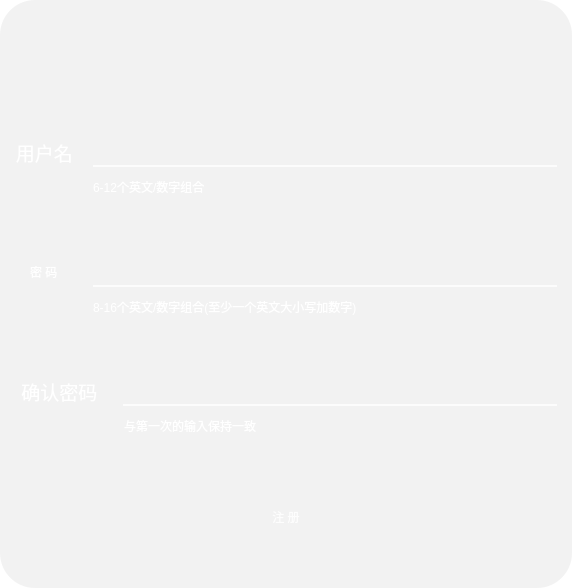
<?xml version="1.0" encoding="UTF-8"?>
<ui version="4.0">
 <class>Dialog</class>
 <widget class="QDialog" name="Dialog">
  <property name="geometry">
   <rect>
    <x>0</x>
    <y>0</y>
    <width>572</width>
    <height>588</height>
   </rect>
  </property>
  <property name="sizePolicy">
   <sizepolicy hsizetype="Preferred" vsizetype="Preferred">
    <horstretch>0</horstretch>
    <verstretch>0</verstretch>
   </sizepolicy>
  </property>
  <property name="minimumSize">
   <size>
    <width>0</width>
    <height>0</height>
   </size>
  </property>
  <property name="windowTitle">
   <string>Dialog</string>
  </property>
  <property name="styleSheet">
   <string notr="true">*{
	background-color: rgb(255, 255, 255);
}
QFrame#frame{
	border-radius:35px;
	border-image: url(:/login/icon/loginbackground.jpg);
}
#frame_2{background: transparent;}
#frame_4{background: transparent;}
#frame_5{background: transparent;}
#frame_6{background: transparent;}
#frame_7{background: transparent;}
#frame_8{background: transparent;}
#frame_3{
	border-radius:35px;
	background-color: rgba(206, 206, 206, 70);
}

QGroupBox#groupBox_2{
	border: none;
	background: transparent;
}

QLabel#appNameLabel{
	background: transparent;
	color: rgb(232, 233, 234);
	font: 14pt &quot;hooge 05_54&quot;;
}

QLabel#userNameLabel{
	background: transparent;
	font: 14pt &quot;幼圆&quot;;
	color: rgb(255, 255, 255);
}

#passwordLabel{
	background: transparent;
	font: 14pt &quot;幼圆&quot;;
	color: rgb(255, 255, 255);
}

#passwordConfirmLabel{
	background: transparent;
	font: 14pt &quot;幼圆&quot;;
	color: rgb(255, 255, 255);
}

#label{
	background: transparent;
	color: rgb(255, 255, 255);
	font: 10pt &quot;等线&quot;;
}
#label_2{
	background: transparent;
	color: rgb(255, 255, 255);
	font: 10pt &quot;等线&quot;;
}
#label_3{
	background: transparent;
	color: rgb(255, 255, 255);
	font: 10pt &quot;等线&quot;;
}

QPushButton#regisMiniButton{
	border-radius:10px;
	image: url(:/login/icon/minus.png);
	background: transparent;
}

#regisMiniButton:hover{
	background-color: rgba(94, 99, 102, 150);
}

#regisMiniButton:pressed{
	background-color: rgba(69, 73, 75, 220);
}

#regisCloseButton{
	border-radius:10px;
	image: url(:/login/icon/close.png);
	background: transparent;
}

#regisCloseButton:hover{
	background-color: rgba(94, 99, 102, 150);
}

#regisCloseButton:pressed{
	background-color: rgba(69, 73, 75, 220);
}

#registerButton{
	border-radius:10px;
	background: transparent;
	font: 14pt &quot;幼圆&quot;;
	color: rgba(255, 255, 255, 220);
}

#registerButton:hover{
	background-color: rgba(62, 64, 71, 150);
	font: 14pt &quot;幼圆&quot;;
	color: rgba(255, 255, 255, 220);
}

#registerButton:pressed{
	background-color: rgba(77, 77, 77, 160);
	font: 14pt &quot;幼圆&quot;;
	color: rgb(255, 255, 255);
}

QLineEdit{
	background: transparent;
	border: none;
	border-bottom: 2px solid rgba(255, 255, 255, 200);
	font: 12pt &quot;MS Reference Sans Serif&quot;;
	font: 16pt &quot;Cascadia Code&quot;;
	padding: 4px;
	color: rgb(255, 255, 255);
}

</string>
  </property>
  <layout class="QVBoxLayout" name="verticalLayout_3">
   <property name="spacing">
    <number>0</number>
   </property>
   <property name="leftMargin">
    <number>0</number>
   </property>
   <property name="topMargin">
    <number>0</number>
   </property>
   <property name="rightMargin">
    <number>0</number>
   </property>
   <property name="bottomMargin">
    <number>0</number>
   </property>
   <item>
    <widget class="QFrame" name="frame">
     <property name="frameShape">
      <enum>QFrame::StyledPanel</enum>
     </property>
     <property name="frameShadow">
      <enum>QFrame::Raised</enum>
     </property>
     <layout class="QVBoxLayout" name="verticalLayout">
      <property name="spacing">
       <number>0</number>
      </property>
      <property name="leftMargin">
       <number>0</number>
      </property>
      <property name="topMargin">
       <number>0</number>
      </property>
      <property name="rightMargin">
       <number>0</number>
      </property>
      <property name="bottomMargin">
       <number>0</number>
      </property>
      <item>
       <widget class="QFrame" name="frame_3">
        <property name="frameShape">
         <enum>QFrame::StyledPanel</enum>
        </property>
        <property name="frameShadow">
         <enum>QFrame::Raised</enum>
        </property>
        <layout class="QVBoxLayout" name="verticalLayout_2">
         <property name="spacing">
          <number>6</number>
         </property>
         <property name="leftMargin">
          <number>6</number>
         </property>
         <property name="topMargin">
          <number>7</number>
         </property>
         <property name="rightMargin">
          <number>6</number>
         </property>
         <property name="bottomMargin">
          <number>1</number>
         </property>
         <item>
          <spacer name="verticalSpacer_6">
           <property name="orientation">
            <enum>Qt::Vertical</enum>
           </property>
           <property name="sizeType">
            <enum>QSizePolicy::Fixed</enum>
           </property>
           <property name="sizeHint" stdset="0">
            <size>
             <width>20</width>
             <height>5</height>
            </size>
           </property>
          </spacer>
         </item>
         <item alignment="Qt::AlignHCenter">
          <widget class="QGroupBox" name="groupBox_2">
           <property name="sizePolicy">
            <sizepolicy hsizetype="Fixed" vsizetype="Fixed">
             <horstretch>0</horstretch>
             <verstretch>0</verstretch>
            </sizepolicy>
           </property>
           <property name="minimumSize">
            <size>
             <width>360</width>
             <height>50</height>
            </size>
           </property>
           <layout class="QHBoxLayout" name="horizontalLayout_4">
            <property name="topMargin">
             <number>5</number>
            </property>
            <item>
             <widget class="QLabel" name="appNameLabel">
              <property name="sizePolicy">
               <sizepolicy hsizetype="Minimum" vsizetype="Preferred">
                <horstretch>0</horstretch>
                <verstretch>0</verstretch>
               </sizepolicy>
              </property>
              <property name="minimumSize">
               <size>
                <width>225</width>
                <height>0</height>
               </size>
              </property>
              <property name="styleSheet">
               <string notr="true"/>
              </property>
              <property name="text">
               <string/>
              </property>
              <property name="pixmap">
               <pixmap resource="../apprcc.qrc">:/login/icon/applabel.png</pixmap>
              </property>
             </widget>
            </item>
            <item>
             <spacer name="horizontalSpacer">
              <property name="orientation">
               <enum>Qt::Horizontal</enum>
              </property>
              <property name="sizeType">
               <enum>QSizePolicy::Expanding</enum>
              </property>
              <property name="sizeHint" stdset="0">
               <size>
                <width>200</width>
                <height>20</height>
               </size>
              </property>
             </spacer>
            </item>
            <item>
             <widget class="QPushButton" name="regisMiniButton">
              <property name="minimumSize">
               <size>
                <width>40</width>
                <height>40</height>
               </size>
              </property>
              <property name="focusPolicy">
               <enum>Qt::NoFocus</enum>
              </property>
              <property name="styleSheet">
               <string notr="true"/>
              </property>
              <property name="text">
               <string/>
              </property>
             </widget>
            </item>
            <item>
             <spacer name="horizontalSpacer_2">
              <property name="orientation">
               <enum>Qt::Horizontal</enum>
              </property>
              <property name="sizeType">
               <enum>QSizePolicy::Fixed</enum>
              </property>
              <property name="sizeHint" stdset="0">
               <size>
                <width>11</width>
                <height>20</height>
               </size>
              </property>
             </spacer>
            </item>
            <item>
             <widget class="QPushButton" name="regisCloseButton">
              <property name="sizePolicy">
               <sizepolicy hsizetype="Minimum" vsizetype="Fixed">
                <horstretch>0</horstretch>
                <verstretch>0</verstretch>
               </sizepolicy>
              </property>
              <property name="minimumSize">
               <size>
                <width>40</width>
                <height>40</height>
               </size>
              </property>
              <property name="focusPolicy">
               <enum>Qt::NoFocus</enum>
              </property>
              <property name="styleSheet">
               <string notr="true"/>
              </property>
              <property name="text">
               <string/>
              </property>
             </widget>
            </item>
           </layout>
           <zorder>appNameLabel</zorder>
           <zorder>regisCloseButton</zorder>
           <zorder>regisMiniButton</zorder>
           <zorder>horizontalSpacer_2</zorder>
          </widget>
         </item>
         <item>
          <spacer name="verticalSpacer_3">
           <property name="orientation">
            <enum>Qt::Vertical</enum>
           </property>
           <property name="sizeType">
            <enum>QSizePolicy::Fixed</enum>
           </property>
           <property name="sizeHint" stdset="0">
            <size>
             <width>20</width>
             <height>45</height>
            </size>
           </property>
          </spacer>
         </item>
         <item>
          <widget class="QFrame" name="frame_8">
           <property name="frameShape">
            <enum>QFrame::StyledPanel</enum>
           </property>
           <property name="frameShadow">
            <enum>QFrame::Raised</enum>
           </property>
           <layout class="QVBoxLayout" name="verticalLayout_6">
            <property name="spacing">
             <number>0</number>
            </property>
            <property name="leftMargin">
             <number>0</number>
            </property>
            <property name="topMargin">
             <number>0</number>
            </property>
            <property name="rightMargin">
             <number>0</number>
            </property>
            <property name="bottomMargin">
             <number>0</number>
            </property>
            <item>
             <layout class="QHBoxLayout" name="horizontalLayout">
              <property name="spacing">
               <number>16</number>
              </property>
              <property name="sizeConstraint">
               <enum>QLayout::SetDefaultConstraint</enum>
              </property>
              <property name="rightMargin">
               <number>8</number>
              </property>
              <item>
               <widget class="QLabel" name="userNameLabel">
                <property name="sizePolicy">
                 <sizepolicy hsizetype="Fixed" vsizetype="Fixed">
                  <horstretch>0</horstretch>
                  <verstretch>0</verstretch>
                 </sizepolicy>
                </property>
                <property name="minimumSize">
                 <size>
                  <width>70</width>
                  <height>50</height>
                 </size>
                </property>
                <property name="maximumSize">
                 <size>
                  <width>50</width>
                  <height>50</height>
                 </size>
                </property>
                <property name="font">
                 <font>
                  <family>幼圆</family>
                  <pointsize>14</pointsize>
                  <weight>50</weight>
                  <italic>false</italic>
                  <bold>false</bold>
                 </font>
                </property>
                <property name="autoFillBackground">
                 <bool>false</bool>
                </property>
                <property name="text">
                 <string> 用户名</string>
                </property>
                <property name="alignment">
                 <set>Qt::AlignCenter</set>
                </property>
               </widget>
              </item>
              <item>
               <widget class="QLineEdit" name="userNameEdit">
                <property name="minimumSize">
                 <size>
                  <width>0</width>
                  <height>30</height>
                 </size>
                </property>
                <property name="placeholderText">
                 <string/>
                </property>
               </widget>
              </item>
             </layout>
            </item>
            <item>
             <widget class="QFrame" name="frame_7">
              <property name="frameShape">
               <enum>QFrame::StyledPanel</enum>
              </property>
              <property name="frameShadow">
               <enum>QFrame::Raised</enum>
              </property>
              <layout class="QHBoxLayout" name="horizontalLayout_7">
               <property name="leftMargin">
                <number>0</number>
               </property>
               <property name="topMargin">
                <number>0</number>
               </property>
               <property name="rightMargin">
                <number>0</number>
               </property>
               <property name="bottomMargin">
                <number>0</number>
               </property>
               <item>
                <spacer name="userSpacer">
                 <property name="orientation">
                  <enum>Qt::Horizontal</enum>
                 </property>
                 <property name="sizeType">
                  <enum>QSizePolicy::Fixed</enum>
                 </property>
                 <property name="sizeHint" stdset="0">
                  <size>
                   <width>85</width>
                   <height>20</height>
                  </size>
                 </property>
                </spacer>
               </item>
               <item alignment="Qt::AlignTop">
                <widget class="QLabel" name="label_3">
                 <property name="text">
                  <string>6-12个英文/数字组合</string>
                 </property>
                </widget>
               </item>
              </layout>
             </widget>
            </item>
           </layout>
          </widget>
         </item>
         <item>
          <spacer name="verticalSpacer_2">
           <property name="orientation">
            <enum>Qt::Vertical</enum>
           </property>
           <property name="sizeType">
            <enum>QSizePolicy::Fixed</enum>
           </property>
           <property name="sizeHint" stdset="0">
            <size>
             <width>20</width>
             <height>20</height>
            </size>
           </property>
          </spacer>
         </item>
         <item>
          <widget class="QFrame" name="frame_6">
           <property name="frameShape">
            <enum>QFrame::StyledPanel</enum>
           </property>
           <property name="frameShadow">
            <enum>QFrame::Raised</enum>
           </property>
           <layout class="QVBoxLayout" name="verticalLayout_5">
            <property name="spacing">
             <number>0</number>
            </property>
            <property name="leftMargin">
             <number>0</number>
            </property>
            <property name="topMargin">
             <number>0</number>
            </property>
            <property name="rightMargin">
             <number>0</number>
            </property>
            <property name="bottomMargin">
             <number>0</number>
            </property>
            <item>
             <layout class="QHBoxLayout" name="horizontalLayout_2">
              <property name="spacing">
               <number>16</number>
              </property>
              <property name="sizeConstraint">
               <enum>QLayout::SetDefaultConstraint</enum>
              </property>
              <property name="rightMargin">
               <number>8</number>
              </property>
              <item>
               <widget class="QLabel" name="passwordLabel">
                <property name="sizePolicy">
                 <sizepolicy hsizetype="Minimum" vsizetype="Fixed">
                  <horstretch>0</horstretch>
                  <verstretch>0</verstretch>
                 </sizepolicy>
                </property>
                <property name="minimumSize">
                 <size>
                  <width>70</width>
                  <height>50</height>
                 </size>
                </property>
                <property name="maximumSize">
                 <size>
                  <width>50</width>
                  <height>50</height>
                 </size>
                </property>
                <property name="text">
                 <string> 密 码</string>
                </property>
                <property name="alignment">
                 <set>Qt::AlignCenter</set>
                </property>
               </widget>
              </item>
              <item>
               <widget class="QLineEdit" name="passwordEdit">
                <property name="sizePolicy">
                 <sizepolicy hsizetype="Expanding" vsizetype="Fixed">
                  <horstretch>0</horstretch>
                  <verstretch>0</verstretch>
                 </sizepolicy>
                </property>
                <property name="minimumSize">
                 <size>
                  <width>0</width>
                  <height>30</height>
                 </size>
                </property>
                <property name="echoMode">
                 <enum>QLineEdit::Password</enum>
                </property>
               </widget>
              </item>
             </layout>
            </item>
            <item>
             <widget class="QFrame" name="frame_5">
              <property name="frameShape">
               <enum>QFrame::StyledPanel</enum>
              </property>
              <property name="frameShadow">
               <enum>QFrame::Raised</enum>
              </property>
              <layout class="QHBoxLayout" name="horizontalLayout_6">
               <property name="leftMargin">
                <number>0</number>
               </property>
               <property name="topMargin">
                <number>0</number>
               </property>
               <property name="rightMargin">
                <number>0</number>
               </property>
               <property name="bottomMargin">
                <number>0</number>
               </property>
               <item>
                <spacer name="passwordSpacer">
                 <property name="orientation">
                  <enum>Qt::Horizontal</enum>
                 </property>
                 <property name="sizeType">
                  <enum>QSizePolicy::Fixed</enum>
                 </property>
                 <property name="sizeHint" stdset="0">
                  <size>
                   <width>85</width>
                   <height>0</height>
                  </size>
                 </property>
                </spacer>
               </item>
               <item alignment="Qt::AlignTop">
                <widget class="QLabel" name="label_2">
                 <property name="text">
                  <string>8-16个英文/数字组合(至少一个英文大小写加数字)</string>
                 </property>
                </widget>
               </item>
              </layout>
             </widget>
            </item>
           </layout>
          </widget>
         </item>
         <item>
          <spacer name="verticalSpacer_5">
           <property name="orientation">
            <enum>Qt::Vertical</enum>
           </property>
           <property name="sizeType">
            <enum>QSizePolicy::Fixed</enum>
           </property>
           <property name="sizeHint" stdset="0">
            <size>
             <width>20</width>
             <height>20</height>
            </size>
           </property>
          </spacer>
         </item>
         <item>
          <widget class="QFrame" name="frame_2">
           <property name="frameShape">
            <enum>QFrame::StyledPanel</enum>
           </property>
           <property name="frameShadow">
            <enum>QFrame::Raised</enum>
           </property>
           <layout class="QVBoxLayout" name="verticalLayout_4">
            <property name="spacing">
             <number>0</number>
            </property>
            <property name="leftMargin">
             <number>0</number>
            </property>
            <property name="topMargin">
             <number>0</number>
            </property>
            <property name="rightMargin">
             <number>0</number>
            </property>
            <property name="bottomMargin">
             <number>0</number>
            </property>
            <item>
             <layout class="QHBoxLayout" name="horizontalLayout_3">
              <property name="spacing">
               <number>16</number>
              </property>
              <property name="sizeConstraint">
               <enum>QLayout::SetDefaultConstraint</enum>
              </property>
              <property name="rightMargin">
               <number>8</number>
              </property>
              <item>
               <widget class="QLabel" name="passwordConfirmLabel">
                <property name="sizePolicy">
                 <sizepolicy hsizetype="Minimum" vsizetype="Fixed">
                  <horstretch>0</horstretch>
                  <verstretch>0</verstretch>
                 </sizepolicy>
                </property>
                <property name="minimumSize">
                 <size>
                  <width>100</width>
                  <height>50</height>
                 </size>
                </property>
                <property name="maximumSize">
                 <size>
                  <width>50</width>
                  <height>50</height>
                 </size>
                </property>
                <property name="font">
                 <font>
                  <family>幼圆</family>
                  <pointsize>14</pointsize>
                  <weight>50</weight>
                  <italic>false</italic>
                  <bold>false</bold>
                 </font>
                </property>
                <property name="lineWidth">
                 <number>1</number>
                </property>
                <property name="text">
                 <string> 确认密码</string>
                </property>
                <property name="textFormat">
                 <enum>Qt::AutoText</enum>
                </property>
                <property name="alignment">
                 <set>Qt::AlignCenter</set>
                </property>
               </widget>
              </item>
              <item>
               <widget class="QLineEdit" name="passwordConfirmEdit">
                <property name="sizePolicy">
                 <sizepolicy hsizetype="Expanding" vsizetype="Fixed">
                  <horstretch>0</horstretch>
                  <verstretch>0</verstretch>
                 </sizepolicy>
                </property>
                <property name="minimumSize">
                 <size>
                  <width>0</width>
                  <height>30</height>
                 </size>
                </property>
                <property name="echoMode">
                 <enum>QLineEdit::Password</enum>
                </property>
               </widget>
              </item>
             </layout>
            </item>
            <item>
             <widget class="QFrame" name="frame_4">
              <property name="frameShape">
               <enum>QFrame::StyledPanel</enum>
              </property>
              <property name="frameShadow">
               <enum>QFrame::Raised</enum>
              </property>
              <layout class="QHBoxLayout" name="horizontalLayout_5">
               <property name="leftMargin">
                <number>0</number>
               </property>
               <property name="topMargin">
                <number>0</number>
               </property>
               <property name="rightMargin">
                <number>0</number>
               </property>
               <property name="bottomMargin">
                <number>0</number>
               </property>
               <item>
                <spacer name="passwordConfirmSpacer">
                 <property name="orientation">
                  <enum>Qt::Horizontal</enum>
                 </property>
                 <property name="sizeType">
                  <enum>QSizePolicy::Fixed</enum>
                 </property>
                 <property name="sizeHint" stdset="0">
                  <size>
                   <width>116</width>
                   <height>20</height>
                  </size>
                 </property>
                </spacer>
               </item>
               <item alignment="Qt::AlignTop">
                <widget class="QLabel" name="label">
                 <property name="text">
                  <string>与第一次的输入保持一致</string>
                 </property>
                </widget>
               </item>
              </layout>
             </widget>
            </item>
           </layout>
          </widget>
         </item>
         <item>
          <spacer name="verticalSpacer">
           <property name="orientation">
            <enum>Qt::Vertical</enum>
           </property>
           <property name="sizeType">
            <enum>QSizePolicy::Fixed</enum>
           </property>
           <property name="sizeHint" stdset="0">
            <size>
             <width>20</width>
             <height>32</height>
            </size>
           </property>
          </spacer>
         </item>
         <item alignment="Qt::AlignHCenter">
          <widget class="QPushButton" name="registerButton">
           <property name="enabled">
            <bool>true</bool>
           </property>
           <property name="sizePolicy">
            <sizepolicy hsizetype="Fixed" vsizetype="Fixed">
             <horstretch>0</horstretch>
             <verstretch>0</verstretch>
            </sizepolicy>
           </property>
           <property name="minimumSize">
            <size>
             <width>220</width>
             <height>40</height>
            </size>
           </property>
           <property name="maximumSize">
            <size>
             <width>300</width>
             <height>40</height>
            </size>
           </property>
           <property name="layoutDirection">
            <enum>Qt::LeftToRight</enum>
           </property>
           <property name="text">
            <string>注 册</string>
           </property>
          </widget>
         </item>
         <item>
          <spacer name="verticalSpacer_4">
           <property name="orientation">
            <enum>Qt::Vertical</enum>
           </property>
           <property name="sizeType">
            <enum>QSizePolicy::Fixed</enum>
           </property>
           <property name="sizeHint" stdset="0">
            <size>
             <width>20</width>
             <height>50</height>
            </size>
           </property>
          </spacer>
         </item>
        </layout>
       </widget>
      </item>
     </layout>
    </widget>
   </item>
  </layout>
 </widget>
 <resources>
  <include location="../apprcc.qrc"/>
 </resources>
 <connections/>
</ui>
